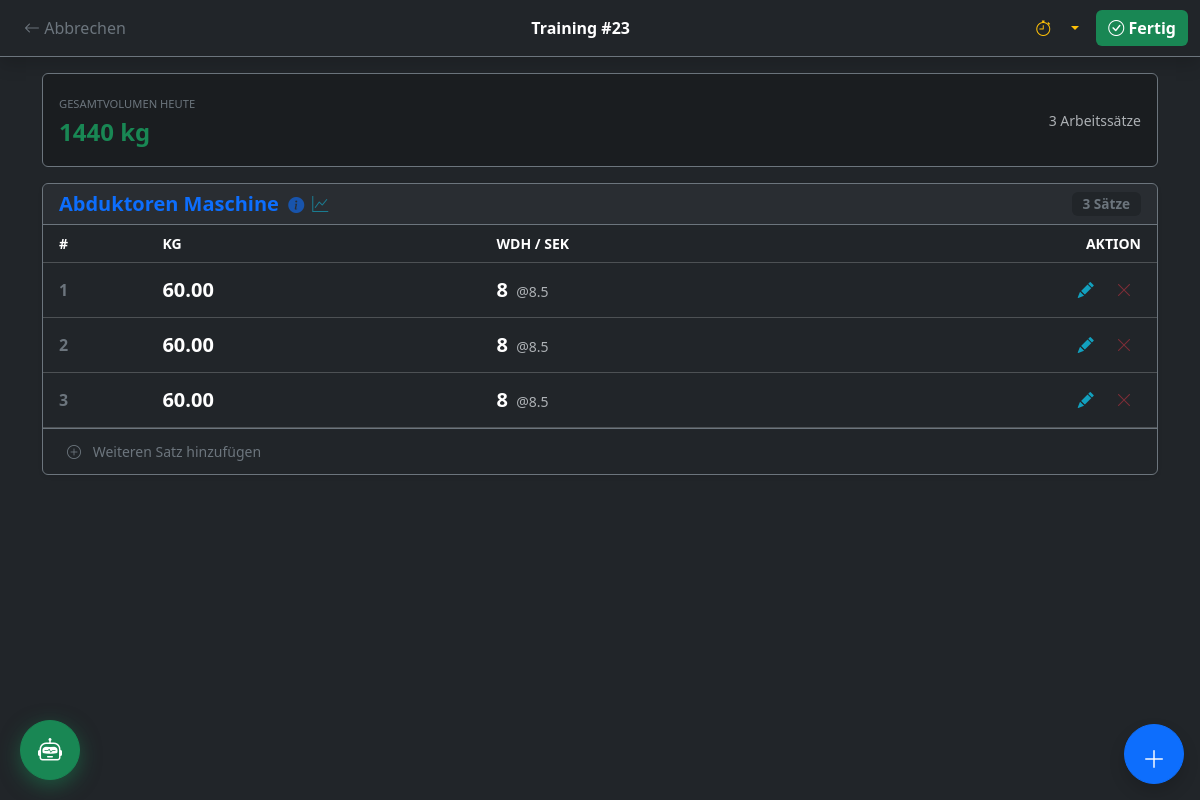
Screenshot of /training/23/ (signed in) with the database file from the repository.
### core/models.py (models this page shows, shortened)
class Trainingseinheit(models.Model):
    user = models.ForeignKey(User, on_delete=models.CASCADE, related_name="trainings", null=True)
    plan = models.ForeignKey('Plan', on_delete=models.SET_NULL, related_name="trainings", null=True, blank=True, verbose_name="Trainingsplan")
    datum = models.DateTimeField(auto_now_add=True)
    dauer_minuten = models.PositiveIntegerField(blank=True, null=True, verbose_name="Dauer (Min)")
    kommentar = models.TextField(blank=True, null=True, verbose_name="Wie lief's?")
    class Meta:
        verbose_name = "Trainingseinheit"
        verbose_name_plural = "Trainingseinheiten"
        ordering = ['-datum']
        indexes = [
            models.Index(fields=['datum']),
        ]

class Uebung(models.Model):
    bezeichnung = models.CharField(max_length=100, unique=True, verbose_name="Name der Übung")
    muskelgruppe = models.CharField(max_length=50, choices=MUSKELGRUPPEN, verbose_name="Hauptmuskel")
    hilfsmuskeln = models.JSONField(default=list, blank=True, verbose_name="Hilfsmuskelgruppen")
    gewichts_typ = models.CharField(max_length=20, choices=GEWICHTS_TYP, default='GESAMT', verbose_name="Gewichtsart")
    bewegungstyp = models.CharField(max_length=20, choices=BEWEGUNGS_TYP, default='ISOLATION', verbose_name="Bewegungsmuster")
    equipment = models.ManyToManyField(Equipment, related_name="uebungen", blank=True, verbose_name="Benötigtes Equipment")
    beschreibung = models.TextField(blank=True, verbose_name="Anleitung / Notizen")
    bild = models.ImageField(upload_to='uebungen_bilder/', blank=True, null=True, verbose_name="Foto/Grafik")
    video_link = models.URLField(blank=True, null=True, verbose_name="YouTube Link")
    favoriten = models.ManyToManyField(User, related_name="favoriten_uebungen", blank=True)
    erstellt_am = models.DateTimeField(auto_now_add=True)
    def __str__(self):
        return self.bezeichnung
    class Meta:
        verbose_name = "Übung"
        verbose_name_plural = "Übungen"
        ordering = ['bezeichnung']

class Satz(models.Model):
    einheit = models.ForeignKey(Trainingseinheit, on_delete=models.CASCADE, related_name="saetze")
    uebung = models.ForeignKey(Uebung, on_delete=models.PROTECT, verbose_name="Übung")
    satz_nr = models.PositiveIntegerField(default=1, verbose_name="Satz Nr.")
    gewicht = models.DecimalField(max_digits=6, decimal_places=2, verbose_name="Gewicht (kg)")
    wiederholungen = models.PositiveIntegerField(verbose_name="Wdh.")
    ist_aufwaermsatz = models.BooleanField(default=False, verbose_name="Warmup")
    rpe = models.DecimalField(
        max_digits=3,
        decimal_places=1,
        blank=True,
        null=True,
        verbose_name="RPE (1-10)",
        validators=[MinValueValidator(1.0), MaxValueValidator(10.0)]
    )
    notiz = models.TextField(blank=True, null=True, verbose_name="Notiz", max_length=500)
    superset_gruppe = models.PositiveIntegerField(
        default=0,
        verbose_name="Superset-Gruppe",
        help_text="0 = keine Gruppe, 1-9 = Gruppennummer für Supersätze"
    )
    class Meta:
        verbose_name = "Satz"
        verbose_name_plural = "Sätze"
        ordering = ['einheit', 'satz_nr']
        indexes = [
            models.Index(fields=['uebung', 'einheit']),
        ]

### core/views.py (the view)
# urls.py: path('training/<int:training_id>/', views.training_session, name='training_session'),
@login_required
def training_session(request, training_id):
    training = get_object_or_404(Trainingseinheit, id=training_id, user=request.user)
    uebungen = Uebung.objects.all().order_by('muskelgruppe', 'bezeichnung')
    if training.plan:
        plan_reihenfolge = {pu.uebung_id: pu.reihenfolge for pu in training.plan.uebungen.all()}
        saetze = sorted(
            training.saetze.all(),
            key=lambda s: (plan_reihenfolge.get(s.uebung_id, 999), s.satz_nr)
        )
    else:
        saetze = training.saetze.all().order_by('uebung__bezeichnung', 'satz_nr')
    total_volume = 0
    arbeitssaetze = training.saetze.filter(ist_aufwaermsatz=False)
    for satz in arbeitssaetze:
        total_volume += float(satz.gewicht) * satz.wiederholungen
    context = {
        'training': training,
        'uebungen': uebungen,
        'saetze': saetze,
        'total_volume': round(total_volume, 1),
        'arbeitssaetze_count': arbeitssaetze.count(),
    }
    return render(request, 'core/training_session.html', context)

### core/templates/core/training_session.html (shortened to what this page needs)
<!doctype html>
<html lang="de" data-bs-theme="dark">
  <head>
    <link href="https://cdn.jsdelivr.net/npm/bootstrap@5.3.3/dist/css/bootstrap.min.css" rel="stylesheet">
    <link rel="stylesheet" href="https://cdn.jsdelivr.net/npm/bootstrap-icons@1.11.3/font/bootstrap-icons.min.css">
  </head>
  <body>
    <nav class="navbar navbar-dark bg-dark border-bottom border-secondary mb-3 sticky-top shadow">
      <div class="container-fluid">
        <a class="btn btn-outline-secondary border-0" href="{% url 'training_select_plan' %}">
            <i class="bi bi-arrow-left"></i> Abbrechen
        </a>
        <span class="navbar-text text-white fw-bold">
            Training #{{ training.id }}
        </span>
        <div class="d-flex gap-2">
            <div class="btn-group">
                <button class="btn btn-outline-warning border-0" onclick="startRestTimer()" title="Pausenuhr starten">
                    <i class="bi bi-stopwatch"></i>
                </button>
                <button class="btn btn-outline-warning border-0 dropdown-toggle dropdown-toggle-split" data-bs-toggle="dropdown" aria-expanded="false" title="Timer-Dauer wählen">
                </button>
            </div>
            <a class="btn btn-success border-0 fw-bold" href="{% url 'finish_training' training.id %}">
                <i class="bi bi-check-circle"></i> Fertig
            </a>
        </div>
      </div>
    </nav>
    <div class="container pb-5 mb-5">
        {% if saetze %}
        <div class="alert alert-dark border-secondary d-flex justify-content-between align-items-center mb-3">
            <div>
                <small class="text-secondary text-uppercase" style="font-size: 0.7rem;">Gesamtvolumen heute</small>
                <div class="fs-4 fw-bold text-success">{{ total_volume|floatformat:0 }} kg</div>
            </div>
            <div class="text-end">
                <small class="text-muted">{{ arbeitssaetze_count }} Arbeitssätze</small>
            </div>
        </div>
        {% endif %}
        {% if not saetze %}
            <div class="text-center py-5 text-muted">
                <i class="bi bi-dumbbell display-1 opacity-25"></i>
                <p class="mt-3">Drück auf +, um loszulegen!</p>
            </div>
        {% else %}
            {% regroup saetze by uebung as uebungs_liste %}
            {% for uebung_group in uebungs_liste %}
            <div class="card bg-dark border-secondary mb-3 shadow-sm">
                <div class="card-header border-secondary d-flex justify-content-between align-items-center bg-secondary bg-opacity-10">
                    <div class="d-flex align-items-center">
                        <h5 class="mb-0 text-primary fw-bold me-2">
                            <a href="#" class="text-decoration-none text-primary exercise-link"
                               data-exercise-id="{{ uebung_group.grouper.id }}"
                               title="Übungsdetails anzeigen">
                                {{ uebung_group.grouper }}
                                <i class="bi bi-info-circle-fill"></i>
                            </a>
                        </h5>
                        <a href="{% url 'exercise_stats' uebung_group.grouper.id %}" class="text-decoration-none text-info opacity-50">
                            <i class="bi bi-graph-up"></i>
                        </a>
                    </div>
                    <span class="badge bg-dark text-secondary">{{ uebung_group.list|length }} Sätze</span>
                </div>
                <div class="card-body p-0">
                    <table class="table table-dark table-hover mb-0 align-middle">
                        <thead class="text-secondary small text-uppercase">
                            <tr>
                                <th class="ps-3" style="width: 10%">#</th>
                                <th style="width: 30%">kg</th>
                                <th style="width: 30%">Wdh / Sek</th>
                                <th class="text-end pe-3">Aktion</th>
                            </tr>
                        </thead>
                        <tbody>
                            {% for satz in uebung_group.list %}
                            <tr class="{% if satz.ist_aufwaermsatz %}text-muted fst-italic{% endif %} {% if satz.superset_gruppe > 0 %}border-start border-3 border-warning{% endif %}">
                                <td class="ps-3">
                                    {% if satz.superset_gruppe > 0 %}
                                        <span class="badge bg-warning text-dark" style="font-size: 0.65rem;">S{{ satz.superset_gruppe }}</span>
                                    {% elif satz.ist_aufwaermsatz %}
                                        <i class="bi bi-fire text-warning small" title="Warmup"></i>
                                    {% else %}
                                        <span class="fw-bold text-secondary">{{ forloop.counter }}</span>
                                    {% endif %}
                                </td>
                                <td>
                                    <span class="fw-bold fs-5">{{ satz.gewicht }}</span>
                                </td>
                                <td>
                                    <span class="fw-bold fs-5">{{ satz.wiederholungen }}</span>
                                    {% if satz.rpe %}
                                        <small class="text-muted ms-1">@{{ satz.rpe }}</small>
                                    {% endif %}
                                </td>
                                <td class="text-end pe-3 text-nowrap">
                                    <button class="btn btn-link text-info opacity-75 text-decoration-none px-2"
                                            onclick="openEditModal('{{ satz.id }}', '{{ satz.uebung.id }}', '{{ satz.gewicht }}', '{{ satz.wiederholungen }}', '{{ satz.rpe|default_if_none:'' }}', '{{ satz.ist_aufwaermsatz|yesno:'true,false' }}', '{{ satz.notiz|default_if_none:''|escapejs }}')">
                                        <i class="bi bi-pencil-fill"></i>
                                    </button>
                                    <button class="btn btn-link text-danger opacity-50 text-decoration-none px-2"
                                            onclick="confirmDelete('{{ satz.id }}', '{{ satz.uebung.bezeichnung }}', '{{ satz.gewicht }}', '{{ satz.wiederholungen }}')">
                                        <i class="bi bi-x-lg"></i>
                                    </button>
                                </td>
                            </tr>
                            {% endfor %}
                        </tbody>
                    </table>
                    <div class="d-grid p-2 border-top border-secondary">
                        <button class="btn btn-sm btn-outline-secondary border-0 text-start ps-3"
                                onclick="openModalWithExercise('{{ uebung_group.grouper.id }}')">
                            <i class="bi bi-plus-circle me-2"></i> Weiteren Satz hinzufügen
                        </button>
                    </div>
                </div>
            </div>
            {% endfor %}
        {% endif %}
        <div class="fixed-bottom p-3 text-end">
            <button class="btn btn-primary rounded-circle shadow p-3" style="width: 60px; height: 60px;" onclick="openModalWithExercise('')">
                <i class="bi bi-plus-lg fs-4"></i>
            </button>
        </div>
        <div class="toast-container position-fixed top-0 end-0 p-3" style="z-index: 11000;">
        </div>
    </div>
                        {% regroup uebungen by get_muskelgruppe_display as muskel_liste %}
    {% include 'core/ai_coach_chat.html' %}
  </body>
</html>

### core/templates/core/exercise_info_modal.html (style rules this page uses)
.exercise-link { cursor: pointer; color: #0d6efd; text-decoration: none; transition: all 0.2s; }
.exercise-link i { font-size: 0.8em; opacity: 0.6; margin-left: 0.25rem; }
.badge { font-size: 0.85rem; padding: 0.4em 0.8em; }

### rows the page displays
Trainingseinheit: id "23"
Uebung: grouper "Abduktoren Maschine", list|length "3"
Satz: gewicht "60.00", wiederholungen "8", rpe "8.5"
Satz: gewicht "60.00", wiederholungen "8", rpe "8.5"
Satz: gewicht "60.00", wiederholungen "8", rpe "8.5"

### other values shown
{{ total_volume|floatformat:0 }} "1440"
{{ arbeitssaetze_count }} "3"
